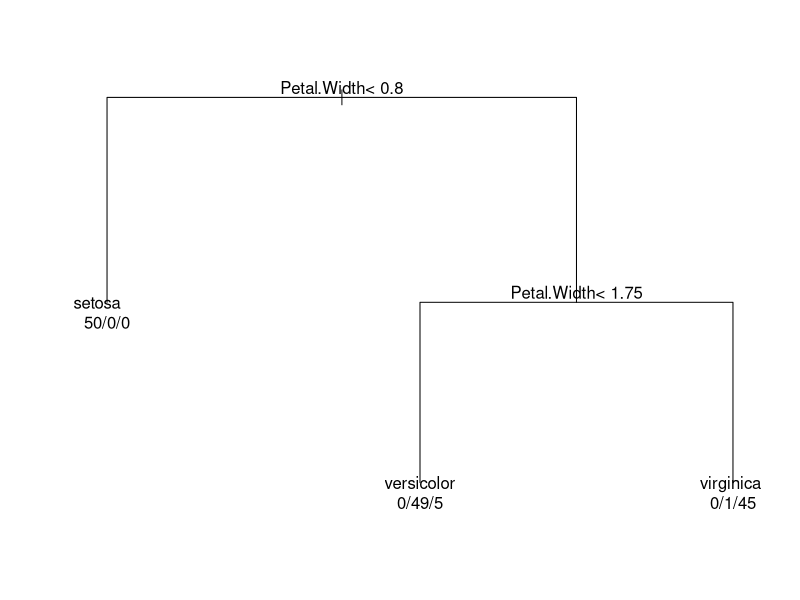
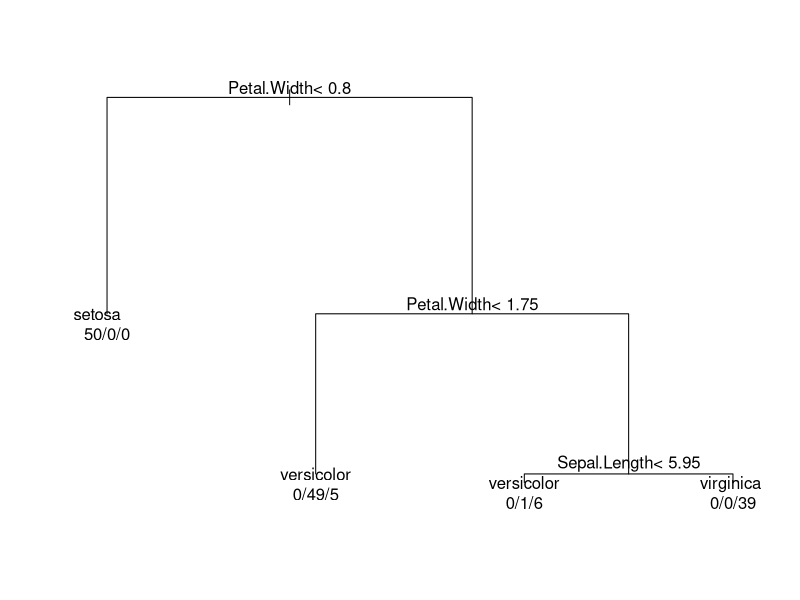

Recreate these plots in R, in order.
##iris 4개의 설명 변수 중 Petal.Length를 제외한 3개만 사용하여 결정 트리 모델을 구하세요.
##-트리 시각화 하기
##-table함수를 사용하여 혼동 행렬을 구함

##iris의 사전 확률이 setosa:versicolor:virginica = 10:80:10이라 가정하고 결정 트리를 구하세요
##-사전확률이 10:10:80인 경우와 무엇이 달라졌는지와 이유를 설명하세요.
View(iris)
library(rpart)
r <- rpart(Species ~ Sepal.Length + Sepal.Width + Petal.Width,  data = iris)
printcp(r)
#시각화 
par(mfrow = c(1,1), xpd = NA)
plot(r)
text(r, use.n = TRUE)
#혼동행렬 출력
p <- predict(r, iris, type = 'class')
table(p, iris$Species)
#예측
r_prior <- rpart(Species ~ Sepal.Length + Sepal.Width + Petal.Width, data = iris,
                 parms = list(prior = c(0.1, 0.8, 0.1)))
plot(r_prior)
text(r_prior, use.n = TRUE)
